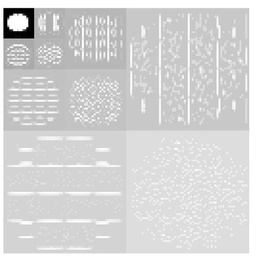
%> input picture digital image process/wavelet_pyramid/fwt.jpg, 258 x 260 px, shrunk from 529 x 534 before the run
$ octave --eval "result = pyramid(imread('fwt.jpg'));"   (GNU Octave 9; MATLAB toolbox functions it lacks are replaced by stand-ins)
%> lines starting %> are read from the running program, lines starting %| are printed output that depends on the picture
### digital image process/wavelet_pyramid/myBilinear.m
function [img_2] = bilinear(img_1, n)

size_1 = size(img_1);
h_1 = size_1(1);
w_1 = size_1(2);
h_2 = floor(h_1 * n);
w_2 = floor(w_1 * n);
img_2 = repmat(uint8(0),h_2, w_2);
e = 1e-4;
for i = 1:h_2
    for j = 1:w_2
        if (i/n<1&&j/n<1) x = img_1(1,1);
        elseif (i/n<1) x = (ceil(j/n+e)-j/n)*img_1(1,ceil(j/n))+(j/n-floor(j/n+e))*img_1(1,floor(j/n));
        elseif (j/n<1) x = (ceil(i/n+e)-i/n)*img_1(ceil(i/n),1)+(i/n-floor(i/n+e))*img_1(floor(i/n),1);
        else x = abs(ceil(i/n+e)-i/n)*abs(ceil(j/n+e)-j/n)*img_1(ceil(i/n),ceil(j/n)) + ...
            abs(ceil(i/n+e)-i/n)*abs(j/n-floor(j/n+e))*img_1(ceil(i/n),floor(j/n)) + ...
            abs(i/n-floor(i/n+e))*abs(ceil(j/n+e)-j/n)*img_1(floor(i/n),ceil(j/n)) + ...
            abs(i/n-floor(i/n+e))*abs(j/n-floor(j/n+e))*img_1(floor(i/n),floor(j/n));
        end
        img_2(i,j) = x;
    end
end
end

### digital image process/wavelet_pyramid/pyramid.m
function [py_si1, py_si2, py_si3, py_re1, py_re2, py_re3] = pyramid(img)

im = img;

w = fspecial('gaussian',[5,5],1);
im_gauss = imfilter(im,w,'replicate');
im2 = downsample(im_gauss,2);
im2 = permute(downsample(permute(im2,[2,1,3]),2),[2,1,3]);
py_si1 = im2;
im_predict = myBilinear(im2, 2);
py_re1 = im - im_predict;
im = im2;

w = fspecial('gaussian',[5,5],1);
im_gauss = imfilter(im,w,'replicate');
im2 = downsample(im_gauss,2);
im2 = permute(downsample(permute(im2,[2,1,3]),2),[2,1,3]);
py_si2 = im2;
im_predict = myBilinear(im2, 2);
py_re2 = im - im_predict;
im = im2;

w = fspecial('gaussian',[5,5],1);
im_gauss = imfilter(im,w,'replicate');
im2 = downsample(im_gauss,2);
im2 = permute(downsample(permute(im2,[2,1,3]),2),[2,1,3]);
py_si3 = im2;
im_predict = myBilinear(im2, 2);
py_re3 = im - im_predict;
im = im2;


%> in pyramid, im is the input picture: size 260x258x3 uint8; min 0, max 255, mean 213.1
%> in pyramid, `im2 = downsample(im_gauss,2);`:
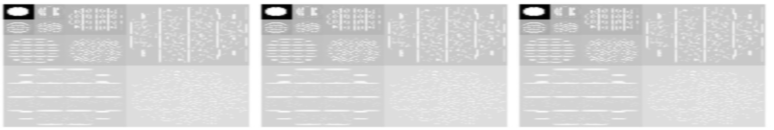
%> im2: size 130x774 uint8; min 1, max 255, mean 213.1
%> in pyramid, `im2 = permute(downsample(permute(im2,[2,1,3]),2),[2,1,3]);`:
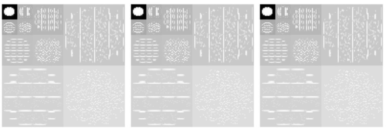
%> im2: size 130x387 uint8; min 1, max 255, mean 213.1
%> after the loop in bilinear, `for i = 1:h_2`: x = 255
%> (the run ends here)
